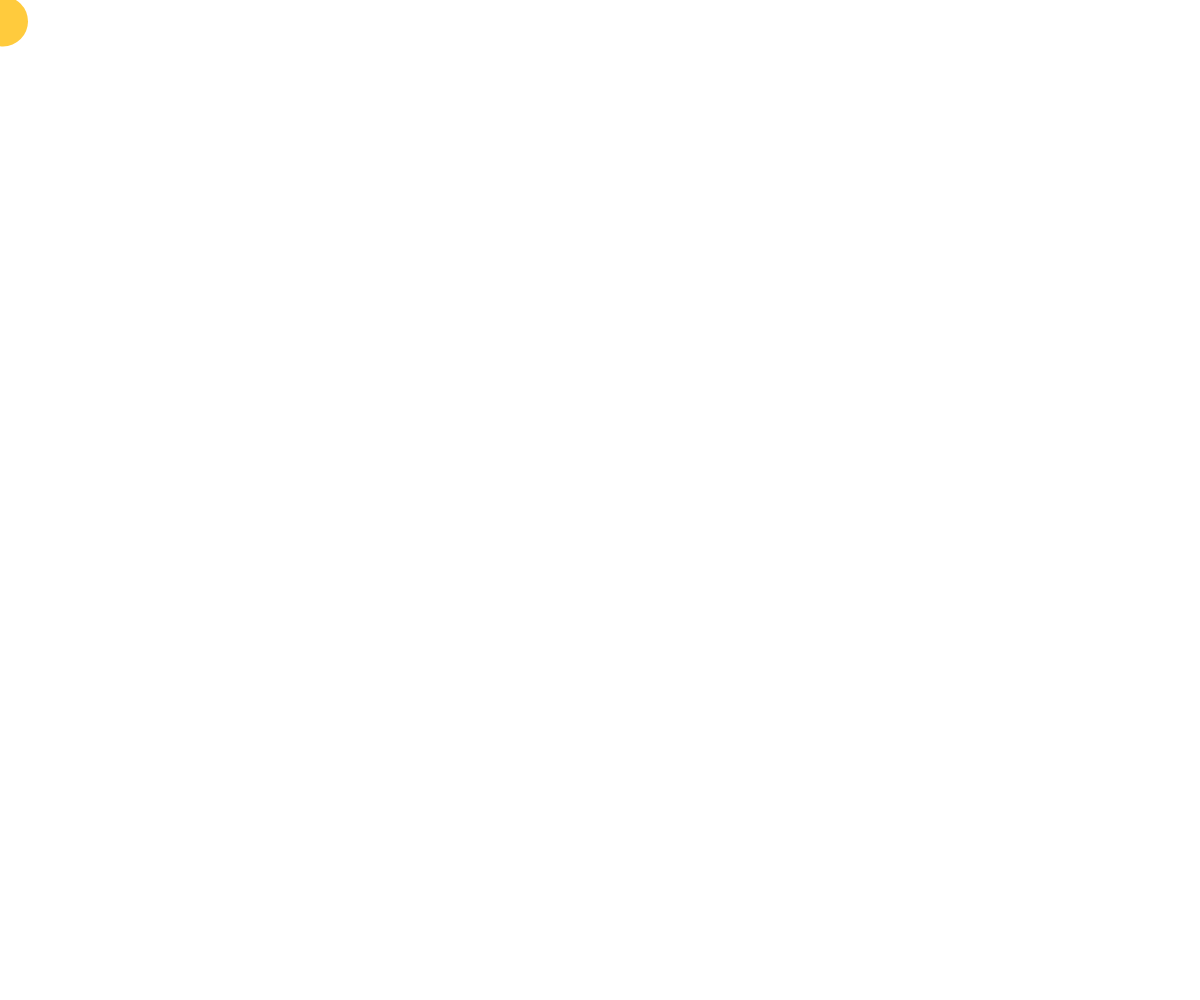
Frame 1 (no input)
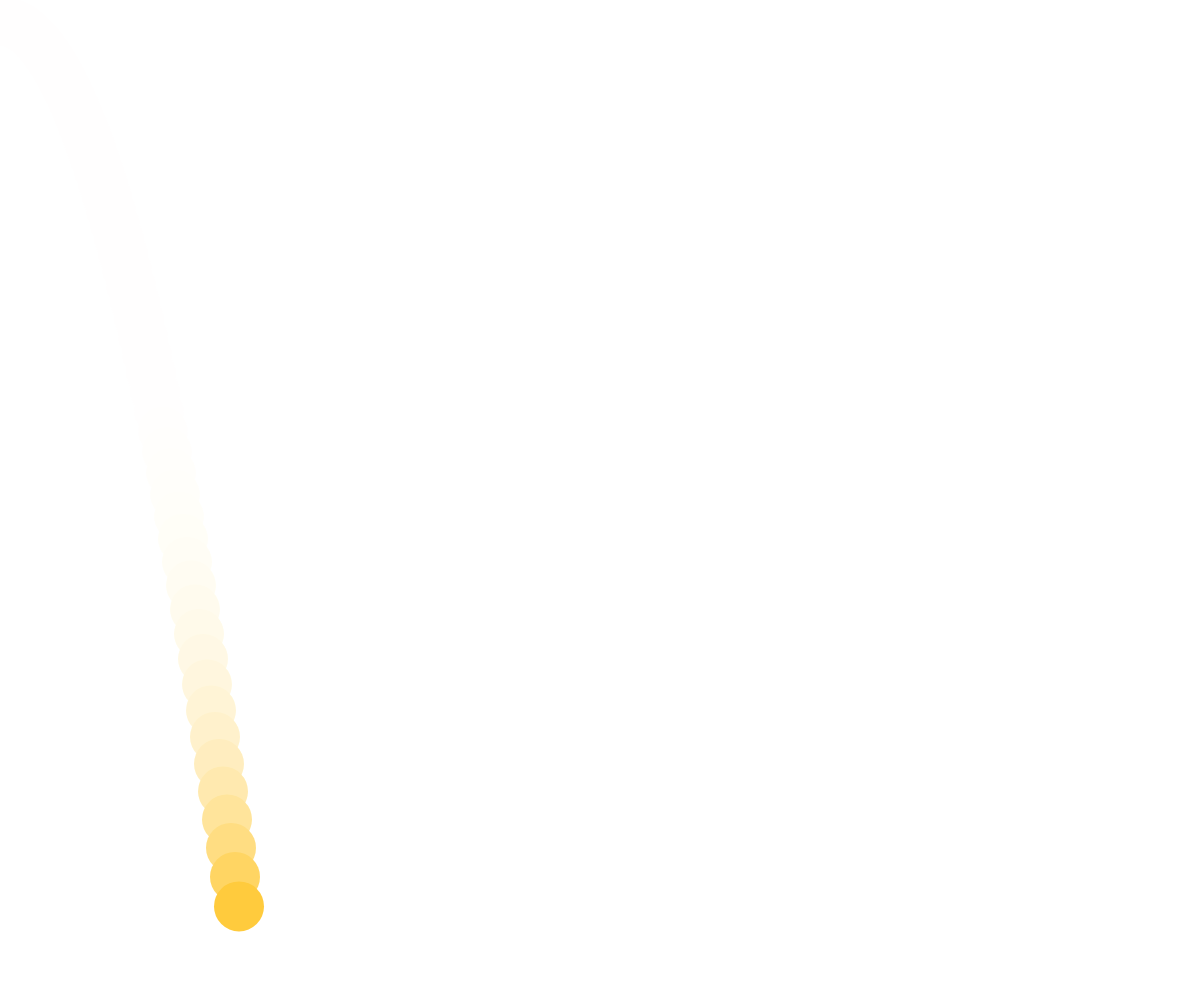
Frame 60 (no input)
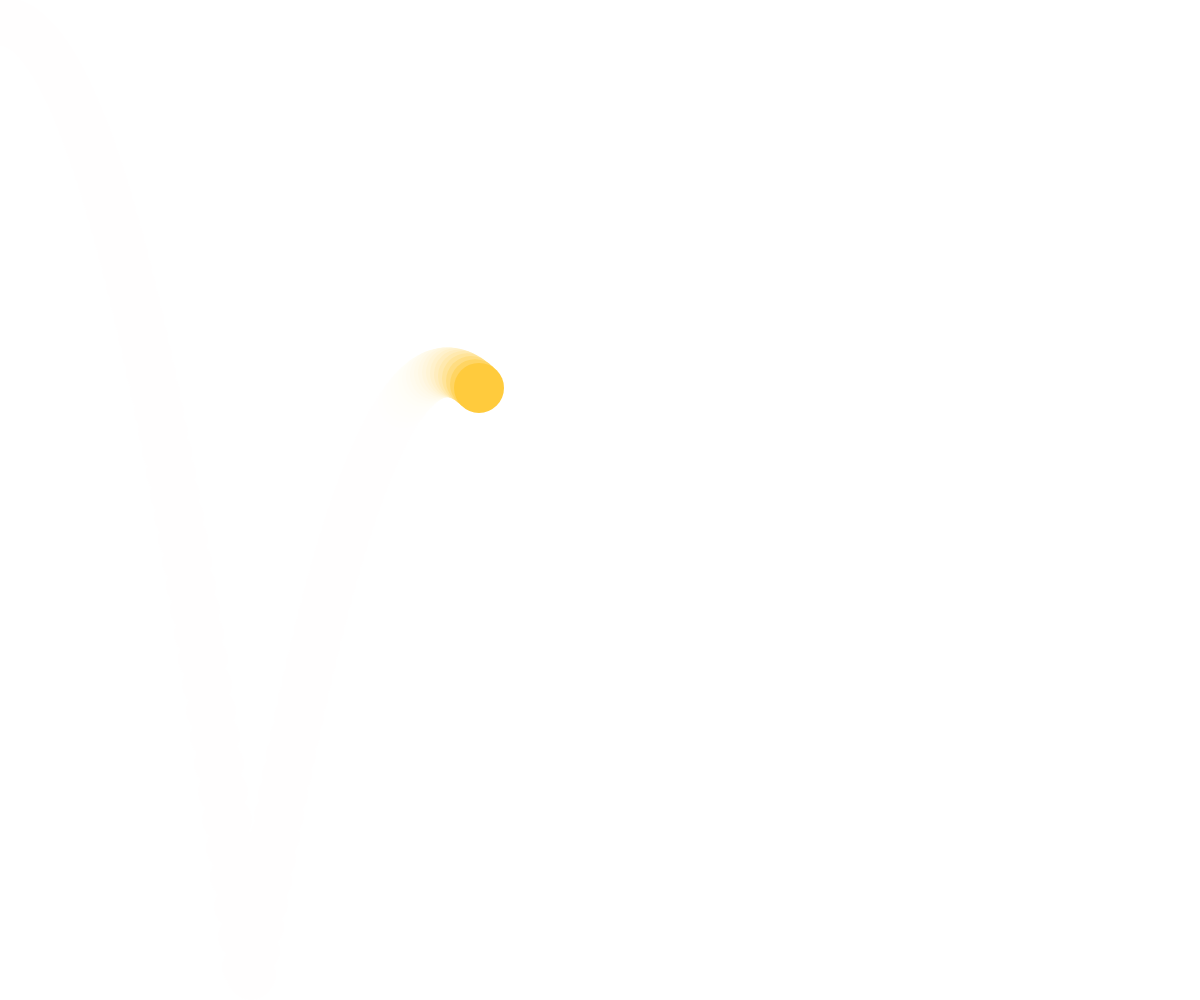
Frame 120 (the mouse pressed at the canvas centre since frame 60)

The p5.js sketch that drew these frames (run headless with seeded random() and noise() and a simulated clock; from frame 60 on, the mouse is pressed at the canvas centre):

// p5.js sketch
// ── sketch.js
let position;
let velocity;
let size;
let bounce;

function setup() {
  createCanvas(windowWidth, windowHeight);

  size = createVector(50, 50);
  position = createVector(3, random(30));
  velocity = createVector(2, 0);
  bounce = false;
  
  noStroke();
  fill(255, 203, 61);
}

function draw() {
  background(255, 50); // Illusion of motion
  
  ellipse(position.x, position.y, size.x, size.y);

  // Ball goes down vertically
  velocity.y += 0.5;
  position.add(velocity);

  // Ball hits the ground
  if (position.y >= height - size.y / 2) {
    position.y = height - size.y / 2; // Ball stays on the page
    velocity.y *= -0.8; // Reduce speed
  }

  // If not bouncing, bounce randomly
  if (bounce) {
    if (random(5) < 0.01) {
      velocity.y = 3;
    }
  }

  // Ball moves horizontally
  position.x += velocity.x;
  if (position.x > width + size.x / 2) {
    position.x = -size.x / 2; // Ball appears on the other side of the screen
  }
}
